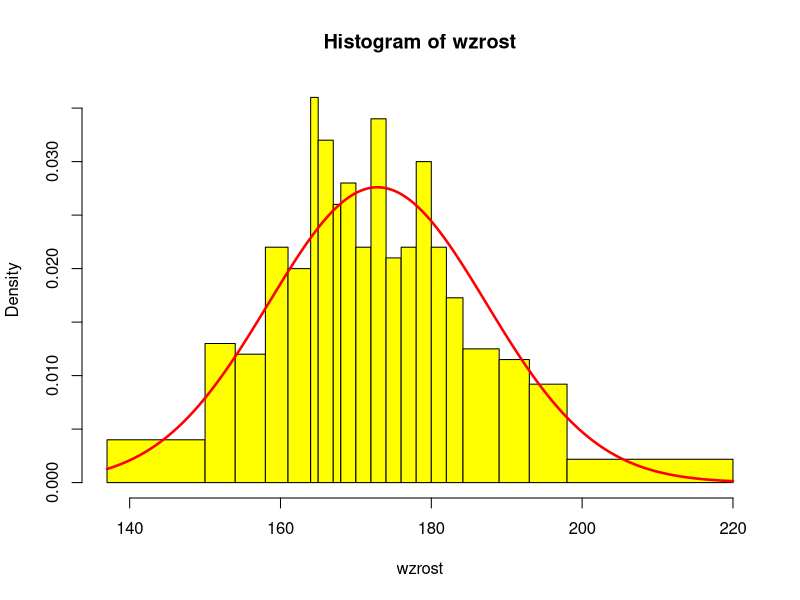
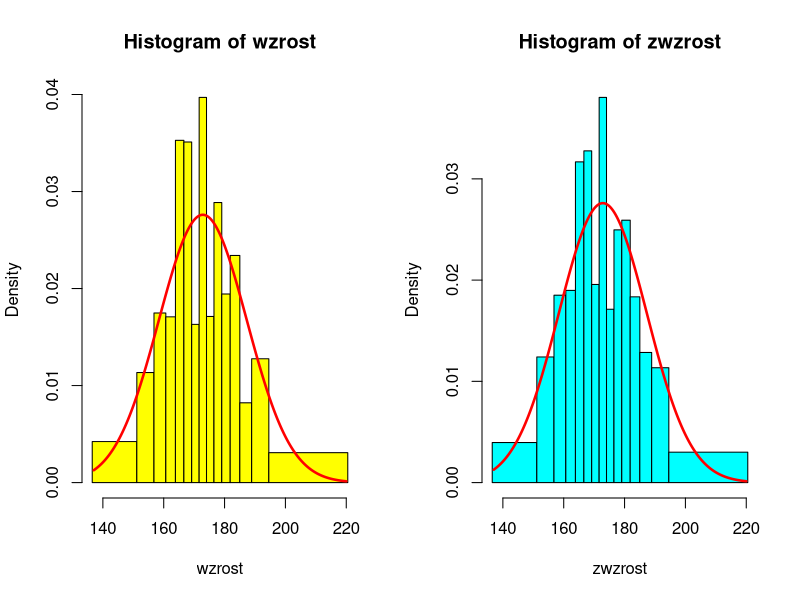

Write R code to recreate these figures, in order.
# Zadanie 4.1
wzrost = read.csv2("Wzrost.csv", header=FALSE)[,1]

k = 20
(podzial = quantile(wzrost, c(0:k/k), names=FALSE))

# Nieograniczony podzial
npodzial = podzial
npodzial[1] = -Inf
npodzial[k+1] = +Inf
npodzial

(szereg = table(cut(wzrost, npodzial)))

mi = mean(wzrost)
sigma = sd(wzrost)

# pnorm -- dystrybuanta rozkladu normalnego
# zatem ponizszy wektor opisuje pstwa, z jakimi proba z przedzialu normalnego
# o parametrach (mi, sigma) znajdzie sie w poszczegolnych przedzialach
pstwa = pnorm(npodzial[2:(k+1)], mi, sigma) - pnorm(npodzial[1:k], mi, sigma)

# Test chi-kwadrat to test zgodnosci, ale skoro badamy zgodnosc z rozkladem normalnym
# (wyznaczonym za pomoca pnorm), to dziala jako test normalnosci.
(t = chisq.test(szereg, p=pstwa))

# O braku podstaw do odrzucenia hipotezy o zgodnosci rozkladow mozna mowic, gdy p-value
# przekracza 0.05 (tzn. 1 - poziom ufnosci; zazwyczaj obchodzi nas 95%).

# Odczytanie p-value z samego chisq.test w tym wypadku jednak nie wystarcza. Podane
# wektory danych (szereg i pstwa) maja dlugosc k, wiec domyslnie p-value liczone
# jest tak, jakbysmy w tescie chi-kwadrat mieli k-1 stopni swobody. Jednak rozklad
# normalny zostal wygenerowany w oparciu o mi i sigme pochodzace z danych, wiec tak
# naprawde dwie dodatkowe informacje zostaly narzucone przez nas. Dlatego zamiast k-1
# stopni swobody powinnismy zastosowac o dwa mniej (czyli k-3), a zamiast odczytywac
# p-value wprost z chisq.test, mozemy policzyc ja prawidlowo sami w oparciu o statystyke
# zwracana przez test, w sposob przedstawiony ponizej.
# (Podziekowania za wsparcie merytoryczne dla pewnych MS, GG i KS).

1 - pchisq(t$statistic, k-3)

# To jest nasza prawdziwa p-wartosc. Nadal jest wieksza niz 0.05, zatem nie ma podstaw
# do odrzucenia hipotezy o zgodnosci rozkladow. Zgodnosc badanego rozkladu z rozkladem
# normalnym mozna interpretowac jako jego normalnosc, co nalezalo zbadac.

# Przedstawmy wynik w postaci graficznej
hist(wzrost, podzial, col="yellow")
x = seq(min(wzrost), max(wzrost), len = 500)
lines(x, dnorm(x, mi, sigma), lwd=2.5, col="red")


# Zadanie 4.2

# zmienne wzrost, mi i sigma zostaja z poprzedniego podpunktu

k = 15
podzial = qnorm(0:k/k, mi, sigma)

(szereg = table(cut(wzrost, podzial)))

# Tym razem nie musimy liczyc zadnego wektora "pstwa" do porownywania, bo nasz podzial
# jest specjalnie zrobiony tak, zeby proba z rozkladu normalnego wpadala z takim
# samym pstwem do kazdego z przedzialow).

(t = chisq.test(szereg))
1 - pchisq(t$statistic, k-3) # Bo do generowania szeregu uzylismy mi i sigmy z danych.
# Tym razem sa podstawy od odrzucenia hipotezy. W oparciu o nie mozna powiedziec, ze ten
# rozklad nie jest zgodny z normalnym.

zwzrost = wzrost + runif(length(wzrost), -0.5, 0.5) # Wzrosty zaburzone wg polecenia
(zszereg = table(cut(zwzrost, podzial)))

(t = chisq.test(zszereg))
1 - pchisq(t$statistic, k-3)
# Po zaszumieniu danych okazalo sie, ze prawidlowa p-wartosc (druga linijka)
# przekroczyla (nieznacznie, ale to w sam raz dla 95% poziomu ufnosci) 0.05, wiec
# brak jest podstaw do hipotezy o zgodnosci otrzymanego rozkladu z rozkladem normalnym.

# Skonczony podzial
spodzial = podzial
spodzial[1] = min(wzrost) - 0.5
spodzial[k + 1] = max(wzrost) + 0.5

op = par(mfrow=c(1,2))
hist(wzrost, spodzial, col="yellow")
lines(x, dnorm(x, mi, sigma), lwd=2.5, col="red")
hist(zwzrost, spodzial, col="cyan")
lines(x, dnorm(x, mi, sigma), lwd=2.5, col="red")
par(op)

# Blekitny histogram przeszedl test zgodnosci z rozkladem normalnym, ale zolty juz nie
# -- nie jest to oczywiste, ale ma pewien sens po spojrzeniu na wykresy.


# Zadanie 4.3
zakupy = read.csv2("Zakupy.csv")

p = zakupy$WYDATEK[zakupy$WYKSZTALCENIE=="P"]
z = zakupy$WYDATEK[zakupy$WYKSZTALCENIE=="Z"]
s = zakupy$WYDATEK[zakupy$WYKSZTALCENIE=="S"]
w = zakupy$WYDATEK[zakupy$WYKSZTALCENIE=="W"]

# t.test -- test rownosci srednich, im wieksze p-value tym lepiej
# Mozna sie np. umowic, ze odrzucamy hipoteze gdy p-value jest mniejsze od 0.05.
t.test(p, z) # brak podstaw od odrzucenia hipotezy zerowej, tzn. srednie w miare rowne
t.test(p, s) # sa podstawy do odrzucenia h0, srednie niezbyt rowne
t.test(p, w) # sa podstawy do odrzucenia h0
t.test(z, s) # brak podstaw do odrzucenia h0
t.test(z, w) # sa podstawy do odrzucenia h0
t.test(s, w) # brak podstaw do odrzucenia h0

# Ej, zauwazyl ktos, ze to ma sens? Hipoteza o rownych srednich przeszla tylko
# w przypadkach, gdy roznice w wyksztalceniu sa relatywnie najmniejsze
# (tzn. miedzy P a Z, Z a S oraz S a W)

